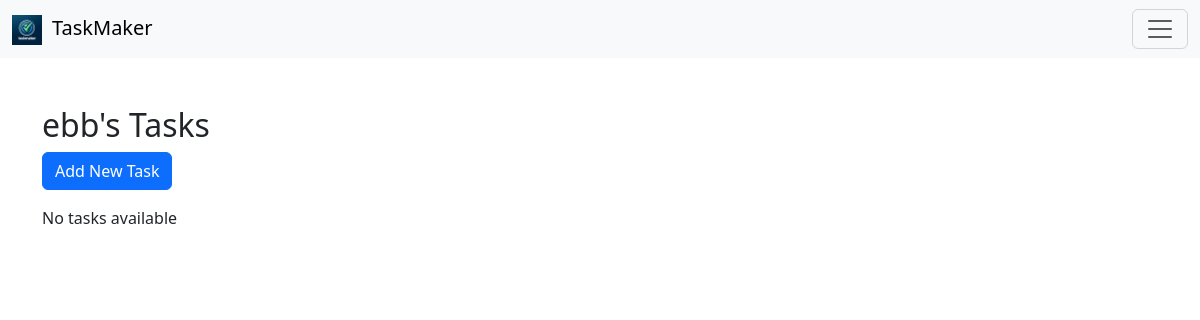
The app's page / (signed in), older data.
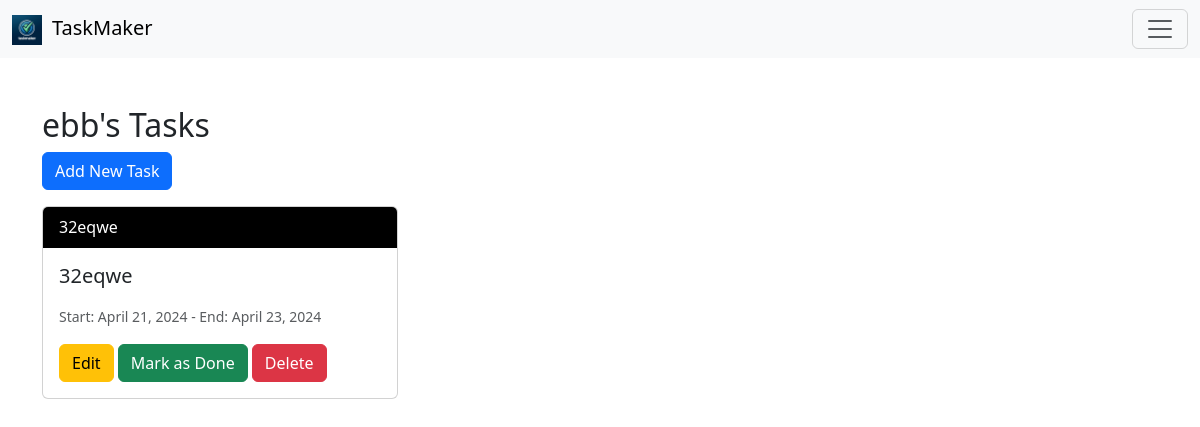
The same page, newer data.
### task/models.py (models this page shows, shortened)
class Task(models.Model):
    user=models.ForeignKey(User,on_delete=models.CASCADE)
    title=models.CharField(max_length=100)
    content=models.TextField()
    date_start=models.DateField(default=datetime.date.today)
    date_end=models.DateField(default=datetime.date.today)
    color=models.CharField(max_length=7)
    status = models.BooleanField(default=True)

### users/views.py (the view)
# urls.py: path("",user_views.index,name='index'),
def index(request):
    if request.user.is_anonymous:
        return render(request,"users/landing.html")
    tasks = Task.objects.filter(status=True, date_end__gte=timezone.now(),user=request.user).order_by('date_end')
    paginator=Paginator(tasks,9)
    page=request.GET.get("page")
    try:
        tasks=paginator.page(page)
    except PageNotAnInteger:
        tasks=paginator.page(1)
    except EmptyPage:
        tasks.paginator.page(paginator.num_pages)
    return render(request,"users/index.html",{"tasks":tasks})

### users/templates/users/index.html (shortened to what this page needs)
{% extends 'users/base.html' %}
{% block content %}
<div class="container mt-5">
    <h2>{{ user.username }}'s Tasks</h2>
    <a href="{% url 'form' %}" class="btn btn-primary mb-3">Add New Task</a>
    <div class="row">
        {% for task in tasks %}
        <div class="col-md-4 mb-4">
            <div class="card">
                <div class="card-header" style="background-color: {{ task.color }}; {% if task.color == '#000000' %}color: white;{% endif %}">
                    {{ task.title }}
                </div>
                <div class="card-body">
                    <h5 class="card-title">{{ task.title }}</h5>
                    <p class="card-text"><small class="text-muted">Start: {{ task.date_start }} - End: {{ task.date_end }}</small></p>
                    <a href="{% url 'edit_task' task.id %}" class="btn btn-warning">Edit</a>
                    <button type="button" class="btn btn-success" data-bs-toggle="modal" data-bs-target="#doneModal{{ task.id }}">
                        Mark as Done
                    </button>
                    <button type="button" class="btn btn-danger" data-bs-toggle="modal" data-bs-target="#deleteModal{{ task.id }}">Delete</button>
                </div>
            </div>
        </div>
        {% empty %}
        <div class="col-12">
            <p>No tasks available</p>
        </div>
        {% endfor %}
    </div>
</div>
{% endblock %}

### users/templates/users/base.html (shortened to what this page needs)
<!DOCTYPE html>
{% load static%}
<html lang="en">
<head>
    <link href="https://cdn.jsdelivr.net/npm/bootstrap@5.3.3/dist/css/bootstrap.min.css" rel="stylesheet">
</head>
<body>
<nav class="navbar navbar-light bg-light">
    <div class="container-fluid">
        <a class="navbar-brand" href="{% url 'index' %}">
            <img src="{% static 'images/logo.png' %}" alt="Logo" style="height: 30px; margin-right: 10px;">TaskMaker
        </a>
        <button class="navbar-toggler" type="button" data-bs-toggle="collapse" data-bs-target="#navbarNav" aria-controls="navbarNav" aria-expanded="false" aria-label="Toggle navigation">
            <span class="navbar-toggler-icon"></span>
        </button>
    </div>
</nav>
{% block content %}
{% endblock %}
</body>
</html>

Row changes from the older to the newer data that the page shows:
added Task: title "32eqwe", date_start "April 21, 2024", date_end "April 23, 2024"
Text that changed along with them:
text no longer shown: "No tasks available"
